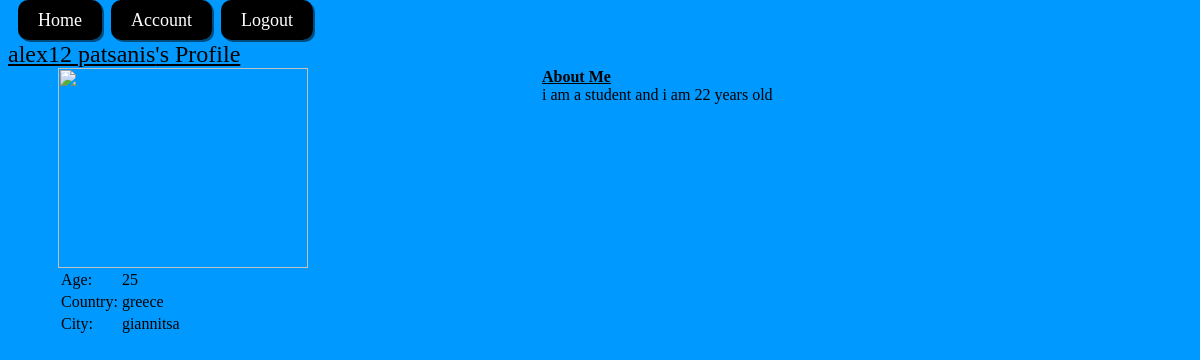
Page /profileUser.php (signed in) on the committed database.
### tables this page shows
CREATE TABLE IF NOT EXISTS `users` (
  `id` int(11) NOT NULL AUTO_INCREMENT,
  `username` tinytext,
  `password` tinytext,
  `firstname` tinytext,
  `lastname` tinytext,
  `profileext` blob,
  `aboutme` tinytext,
  `birthday` tinytext,
  `country` tinytext,
  `city` tinytext,
  PRIMARY KEY (`id`)
);

### functionsUser.php (called while the page is built, shortened)
<?php
function getUsersData($id)
{
	$array = array();
	$q = mysql_query("SELECT * FROM `users` WHERE `id`=".$id);
	while($r = mysql_fetch_assoc($q))
	{
		$array['id'] = $r['id'];
		$array['username'] = $r['username'];
		$array['password'] = $r['password'];
		$array['firstname'] = $r['firstname'];
		$array['lastname'] = $r['lastname'];
		$array['profileext'] = $r['profileext'];
		$array['aboutme'] = $r['aboutme'];
		$array['birthday'] = $r['birthday'];
		$array['country'] = $r['country'];
		$array['city'] = $r['city'];
	}
	return $array;
}
function userExists($id)
{
	$numrows = mysql_num_rows(mysql_query("SELECT `id` FROM `users` WHERE `id`=".$id));
	if($numrows==1)
		return true;
	else
		return false;
}
?>

### profileUser.php (the view, shortened to what this page needs)
<?php
require("functionsUser.php");
?>
<html>
<head>
<link rel='stylesheet' type='text/css' href='styles.css'>
</head>
<body>
<?php
$profileUsersData = getUsersData(mysql_real_escape_string($_SESSION['id']));
		?>
        <div id="menu">
       		<a href="index.php">Home</a>
        	<a href="accountUser.php">Account</a>
            <a href="logout.php">Logout</a>
        </div>
        <?php if(userExists(mysql_real_escape_string($_SESSION['id']))){ ?>
		<div id="header">
			<?php echo $profileUsersData['firstname']." ".$profileUsersData['lastname']."'s Profile"; ?>
        </div>
        <div id="wrapper">
            <div id="profilePicture">
                <?php
					if($profileUsersData['profileext']=="n/a")
						echo '<img src="images/profile.png" />';
					else
						$id=$profileUsersData['id'];
						echo '<img src="showUserImage.php?id='.$id.'" width="250" height="200">' ;
				?>
            </div>
            <div id="aboutMe">
                <strong><u>About Me</u></strong><br />
                <?php echo $profileUsersData['aboutme']; ?>
            </div>
        </div>
        <div id="userDetails">
            <table width="200" border="0">
            	<tr>
                	<td width="55">Age:</td>
                    <td>
						<?php
                             $difference = time() - $profileUsersData['birthday'];
							 $age = floor($difference / 31556926);
							 echo $age;
                        ?>
                    </td>
                </tr>
                <tr>
                	<td width="55">Country:</td>
                    <td><?php echo $profileUsersData['country']; ?></td>
				</tr>
                <tr>
                    <td width="55">City:</td>
                    <td><?php echo $profileUsersData['city']; ?></td>
				</tr>
            </table>
        </div>
        <?php } else echo "Invalid ID"; ?>
</body>
</html>

### styles.css (style rules this page uses)
body { background-color:#09F; }
#menu { margin:10px; text-align:left; }
#menu a { background-color:#000; color:#FFF; padding:10px 20px 10px 20px; font-size:18px; text-decoration:none; border-radius:10px; margin-right:5px; box-shadow:2px 2px rgba(0,0,0,0.5); }
#header { font-size:24px; text-decoration:underline; }
#profilePicture { float:left; margin-left:50px; width:250px; text-align:left; }
#aboutMe { float:right; margin-right:50px; width:600px; }
#userDetails { clear:both; margin-left:50px; width:250px; text-align:left; }

### rows in the picture
users: firstname "alex12", lastname "patsanis", aboutme "i am a student and i am 22 years old", country "greece", city "giannitsa"
